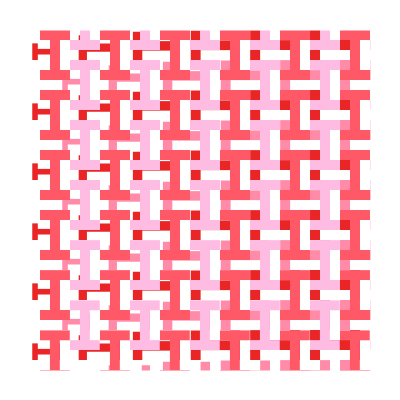
Frame 1 (no input)
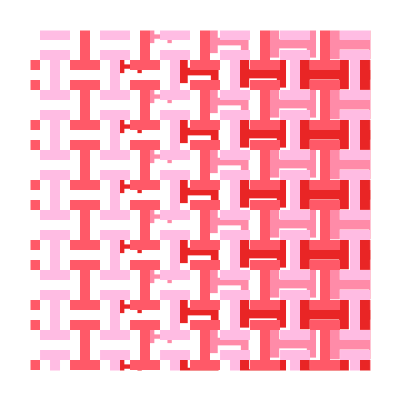
Frame 60 (the mouse pressed at the canvas centre just before this capture)
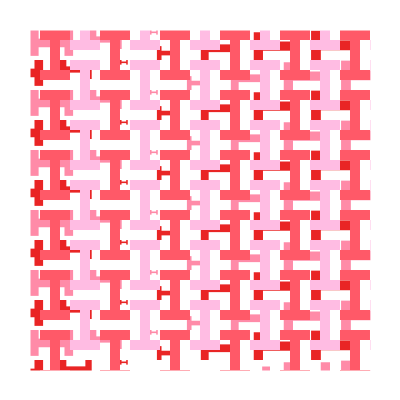
Frame 120 (the mouse held since frame 60 and released just before this capture)

The Processing sketch that drew these frames (run headless with seeded random() and noise(); from frame 60 on, the mouse is pressed at the canvas centre):

// Processing sketch: day_12
// ── day_12.pde
// (c) 2023 Joseph HENRY
// This code is licensed under MIT license (see LICENSE for details)

float tWidth = 10;
float tHeight = tWidth * 3;
float tLength = tHeight;
float tTotalLength = 2 * tWidth + tLength;

float easeInOutQuint(float x) {
  return x < 0.5 ? 16 * x * x * x * x * x : 1 - pow(-2 * x + 2, 5) / 2;
}

void tShape(float x, float y, float rotate, float scale) {
  pushMatrix();
  translate(x, y);
  rotate(rotate);
  scale(scale);
  
  noStroke();

  beginShape();
  vertex(0, 0);
  vertex(tWidth, 0);
  vertex(tWidth, tWidth);
  vertex(tWidth + tLength, tWidth);
  vertex(tWidth + tLength, 0);
  vertex(tWidth + tLength + tWidth, 0);
  vertex(tWidth + tLength + tWidth, tHeight);
  vertex(tWidth + tLength, tHeight);
  vertex(tWidth + tLength, tHeight - tWidth);
  vertex(tWidth, tHeight - tWidth);
  vertex(tWidth, tHeight);
  vertex(0, tHeight);
  endShape(CLOSE);

  popMatrix();
}

float normalizeOsc(float v) {
  return easeInOutQuint((v + 1) / 2) * 2 -1;
}

void horizontalGrid(float x, float y, color c, float anim) {
  pushMatrix();
  translate(x, y);

  float ty = 0;

  fill(c);
  while (ty < height) {
    float tx = 0;
    while (tx < width) {
      float txNorm = norm(tx, 0, height);
      tShape(tx, ty, 0, normalizeOsc(sin(txNorm + anim)));
      tx += tTotalLength + tWidth;
    }
    ty += 2 * tHeight;
  }

  popMatrix();
}

void verticalGrid(float x, float y, color c, float anim) {
  pushMatrix();
  translate(x, y);

  float tx = tHeight;

  fill(c);
  while (tx < width) {
    float ty = 0;
    while (ty < height) {
      float tyNorm = norm(ty, 0, height);
      tShape(tx, ty, HALF_PI, normalizeOsc(cos(tyNorm + anim)));
      ty += tTotalLength + tWidth;
    }
    tx += 2 * tHeight;
  }

  popMatrix();
}

float animValue = 0;

void setup() {
  size(400, 400);
}

void draw() {
  background(255);

  horizontalGrid(0, 0, #e92525, animValue + PI);
  horizontalGrid(tLength, tHeight, #ff8ba8, animValue + PI);

  verticalGrid(tWidth, tWidth * 2, #ff5968, animValue - PI);
  verticalGrid(tWidth + tLength, -tWidth, #ffbce3, animValue - PI);

  stroke(255);
  strokeWeight(tWidth * 6);
  noFill();
  rect(0, 0, width, height);

  animValue += 0.05;
}
